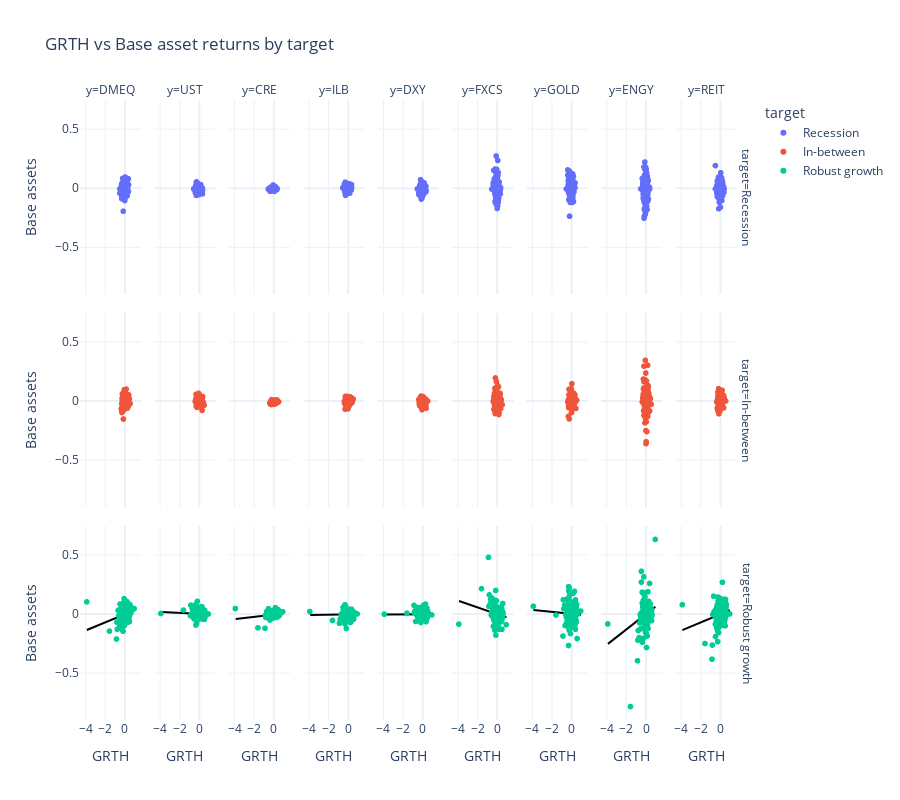

Notebook code for this chart:
### Markdown cell above
`GRTH` vs Base assets

### Code cell
fig = px.scatter(df_tidy,
                 title='GRTH vs Base asset returns by target',
                 labels=dict(mf_grth_rt="GRTH", base_asset_rt="Base assets", base_asset="y", facet_col_wrap=5),
                 x='mf_grth_rt',
                 y='base_asset_rt',
                 facet_row='target',
                 facet_col='base_asset',
                 color='target',
                 trendline='ols',
                 trendline_color_override='black',
                 marginal_x='violin',
                 marginal_y='box',
                 template='plotly_white',
                 height=800)
results = px.get_trendline_results(fig)
fig.show()

### Figure 1 — Plotly figure (JSON) as saved in the notebook; plotly's stock layout.template omitted (floating-point values rounded to 4 significant figures; data arrays with more than 128 entries replaced by an {"elided": "..."} marker saying what was removed)
{"data": [{"hovertemplate": "target=Recession<br>y=DMEQ<br>GRTH=%{x}<br>Base assets=%{y}<extra></extra>", "legendgroup": "Recession", "marker": {"color": "#636efa", "symbol": "circle"}, "mode": "markers", "name": "Recession", "showlegend": true, "type": "scattergl", "x": {"elided": "308 float values"}, "xaxis": "x19", "y": {"elided": "308 float values"}, "yaxis": "y19"}, {"hovertemplate": "<b>OLS trendline</b><br>base_asset_rt = 0.0582794 * mf_grth_rt + 0.00546024<br>R<sup>2</sup>=0.063302<br><br>target=Recession<br>y=DMEQ<br>GRTH=%{x}<br>Base assets=%{y} <b>(trend)</b><extra></extra>", "legendgroup": "Recession", "line": {"color": "black"}, "marker": {"color": "#636efa", "symbol": "circle"}, "mode": "lines", "name": "Recession", "showlegend": false, "type": "scatter", "x": {"elided": "308 float values"}, "xaxis": "x19", "y": {"elided": "308 float values"}, "yaxis": "y19"}, {"hovertemplate": "target=Recession<br>y=UST<br>GRTH=%{x}<br>Base assets=%{y}<extra></extra>", "legendgroup": "Recession", "marker": {"color": "#636efa", "symbol": "circle"}, "mode": "markers", "name": "Recession", "showlegend": false, "type": "scattergl", "x": {"elided": "308 float values"}, "xaxis": "x20", "y": {"elided": "308 float values"}, "yaxis": "y20"}, {"hovertemplate": "<b>OLS trendline</b><br>base_asset_rt = -0.018215 * mf_grth_rt + 0.000706483<br>R<sup>2</sup>=0.025636<br><br>target=Recession<br>y=UST<br>GRTH=%{x}<br>Base assets=%{y} <b>(trend)</b><extra></extra>", "legendgroup": "Recession", "line": {"color": "black"}, "marker": {"color": "#636efa", "symbol": "circle"}, "mode": "lines", "name": "Recession", "showlegend": false, "type": "scatter", "x": {"elided": "308 float values"}, "xaxis": "x20", "y": {"elided": "308 float values"}, "yaxis": "y20"}, {"hovertemplate": "target=Recession<br>y=CRE<br>GRTH=%{x}<br>Base assets=%{y}<extra></extra>", "legendgroup": "Recession", "marker": {"color": "#636efa", "symbol": "circle"}, "mode": "markers", "name": "Recession", "showlegend": false, "type": "scattergl", "x": {"elided": "308 float values"}, "xaxis": "x21", "y": {"elided": "308 float values"}, "yaxis": "y21"}, {"hovertemplate": "<b>OLS trendline</b><br>base_asset_rt = 0.00940945 * mf_grth_rt + -0.00231064<br>R<sup>2</sup>=0.033557<br><br>target=Recession<br>y=CRE<br>GRTH=%{x}<br>Base assets=%{y} <b>(trend)</b><extra></extra>", "legendgroup": "Recession", "line": {"color": "black"}, "marker": {"color": "#636efa", "symbol": "circle"}, "mode": "lines", "name": "Recession", "showlegend": false, "type": "scatter", "x": {"elided": "308 float values"}, "xaxis": "x21", "y": {"elided": "308 float values"}, "yaxis": "y21"}, {"hovertemplate": "target=Recession<br>y=ILB<br>GRTH=%{x}<br>Base assets=%{y}<extra></extra>", "legendgroup": "Recession", "marker": {"color": "#636efa", "symbol": "circle"}, "mode": "markers", "name": "Recession", "showlegend": false, "type": "scattergl", "x": {"elided": "308 float values"}, "xaxis": "x22", "y": {"elided": "308 float values"}, "yaxis": "y22"}, {"hovertemplate": "<b>OLS trendline</b><br>base_asset_rt = 0.00808784 * mf_grth_rt + -0.000518857<br>R<sup>2</sup>=0.006564<br><br>target=Recession<br>y=ILB<br>GRTH=%{x}<br>Base assets=%{y} <b>(trend)</b><extra></extra>", "legendgroup": "Recession", "line": {"color": "black"}, "marker": {"color": "#636efa", "symbol": "circle"}, "mode": "lines", "name": "Recession", "showlegend": false, "type": "scatter", "x": {"elided": "308 float values"}, "xaxis": "x22", "y": {"elided": "308 float values"}, "yaxis": "y22"}, {"hovertemplate": "target=Recession<br>y=DXY<br>GRTH=%{x}<br>Base assets=%{y}<extra></extra>", "legendgroup": "Recession", "marker": {"color": "#636efa", "symbol": "circle"}, "mode": "markers", "name": "Recession", "showlegend": false, "type": "scattergl", "x": {"elided": "308 float values"}, "xaxis": "x23", "y": {"elided": "308 float values"}, "yaxis": "y23"}, {"hovertemplate": "<b>OLS trendline</b><br>base_asset_rt = 0.0090087 * mf_grth_rt + -0.00254016<br>R<sup>2</sup>=0.003712<br><br>target=Recession<br>y=DXY<br>GRTH=%{x}<br>Base assets=%{y} <b>(trend)</b><extra></extra>", "legendgroup": "Recession", "line": {"color": "black"}, "marker": {"color": "#636efa", "symbol": "circle"}, "mode": "lines", "name": "Recession", "showlegend": false, "type": "scatter", "x": {"elided": "308 float values"}, "xaxis": "x23", "y": {"elided": "308 float values"}, "yaxis": "y23"}, {"hovertemplate": "target=Recession<br>y=FXCS<br>GRTH=%{x}<br>Base assets=%{y}<extra></extra>", "legendgroup": "Recession", "marker": {"color": "#636efa", "symbol": "circle"}, "mode": "markers", "name": "Recession", "showlegend": false, "type": "scattergl", "x": {"elided": "308 float values"}, "xaxis": "x24", "y": {"elided": "308 float values"}, "yaxis": "y24"}, {"hovertemplate": "<b>OLS trendline</b><br>base_asset_rt = -0.0429601 * mf_grth_rt + 0.00198273<br>R<sup>2</sup>=0.012915<br><br>target=Recession<br>y=FXCS<br>GRTH=%{x}<br>Base assets=%{y} <b>(trend)</b><extra></extra>", "legendgroup": "Recession", "line": {"color": "black"}, "marker": {"color": "#636efa", "symbol": "circle"}, "mode": "lines", "name": "Recession", "showlegend": false, "type": "scatter", "x": {"elided": "308 float values"}, "xaxis": "x24", "y": {"elided": "308 float values"}, "yaxis": "y24"}, {"hovertemplate": "target=Recession<br>y=GOLD<br>GRTH=%{x}<br>Base assets=%{y}<extra></extra>", "legendgroup": "Recession", "marker": {"color": "#636efa", "symbol": "circle"}, "mode": "markers", "name": "Recession", "showlegend": false, "type": "scattergl", "x": {"elided": "308 float values"}, "xaxis": "x25", "y": {"elided": "308 float values"}, "yaxis": "y25"}, {"hovertemplate": "<b>OLS trendline</b><br>base_asset_rt = -0.00659596 * mf_grth_rt + 0.000820428<br>R<sup>2</sup>=0.000448<br><br>target=Recession<br>y=GOLD<br>GRTH=%{x}<br>Base assets=%{y} <b>(trend)</b><extra></extra>", "legendgroup": "Recession", "line": {"color": "black"}, "marker": {"color": "#636efa", "symbol": "circle"}, "mode": "lines", "name": "Recession", "showlegend": false, "type": "scatter", "x": {"elided": "308 float values"}, "xaxis": "x25", "y": {"elided": "308 float values"}, "yaxis": "y25"}, {"hovertemplate": "target=Recession<br>y=ENGY<br>GRTH=%{x}<br>Base assets=%{y}<extra></extra>", "legendgroup": "Recession", "marker": {"color": "#636efa", "symbol": "circle"}, "mode": "markers", "name": "Recession", "showlegend": false, "type": "scattergl", "x": {"elided": "308 float values"}, "xaxis": "x26", "y": {"elided": "308 float values"}, "yaxis": "y26"}, {"hovertemplate": "<b>OLS trendline</b><br>base_asset_rt = 0.0249253 * mf_grth_rt + -0.00125315<br>R<sup>2</sup>=0.003126<br><br>target=Recession<br>y=ENGY<br>GRTH=%{x}<br>Base assets=%{y} <b>(trend)</b><extra></extra>", "legendgroup": "Recession", "line": {"color": "black"}, "marker": {"color": "#636efa", "symbol": "circle"}, "mode": "lines", "name": "Recession", "showlegend": false, "type": "scatter", "x": {"elided": "308 float values"}, "xaxis": "x26", "y": {"elided": "308 float values"}, "yaxis": "y26"}, {"hovertemplate": "target=Recession<br>y=REIT<br>GRTH=%{x}<br>Base assets=%{y}<extra></extra>", "legendgroup": "Recession", "marker": {"color": "#636efa", "symbol": "circle"}, "mode": "markers", "name": "Recession", "showlegend": false, "type": "scattergl", "x": {"elided": "308 float values"}, "xaxis": "x27", "y": {"elided": "308 float values"}, "yaxis": "y27"}, {"hovertemplate": "<b>OLS trendline</b><br>base_asset_rt = 0.00724862 * mf_grth_rt + 0.00768639<br>R<sup>2</sup>=0.000741<br><br>target=Recession<br>y=REIT<br>GRTH=%{x}<br>Base assets=%{y} <b>(trend)</b><extra></extra>", "legendgroup": "Recession", "line": {"color": "black"}, "marker": {"color": "#636efa", "symbol": "circle"}, "mode": "lines", "name": "Recession", "showlegend": false, "type": "scatter", "x": {"elided": "308 float values"}, "xaxis": "x27", "y": {"elided": "308 float values"}, "yaxis": "y27"}, {"hovertemplate": "target=In-between<br>y=DMEQ<br>GRTH=%{x}<br>Base assets=%{y}<extra></extra>", "legendgroup": "In-between", "marker": {"color": "#EF553B", "symbol": "circle"}, "mode": "markers", "name": "In-between", "showlegend": true, "type": "scattergl", "x": {"elided": "214 float values"}, "xaxis": "x10", "y": {"elided": "214 float values"}, "yaxis": "y10"}, {"hovertemplate": "<b>OLS trendline</b><br>base_asset_rt = 0.0588896 * mf_grth_rt + 0.00614647<br>R<sup>2</sup>=0.069820<br><br>target=In-between<br>y=DMEQ<br>GRTH=%{x}<br>Base assets=%{y} <b>(trend)</b><extra></extra>", "legendgroup": "In-between", "line": {"color": "black"}, "marker": {"color": "#EF553B", "symbol": "circle"}, "mode": "lines", "name": "In-between", "showlegend": false, "type": "scatter", "x": {"elided": "214 float values"}, "xaxis": "x10", "y": {"elided": "214 float values"}, "yaxis": "y10"}, {"hovertemplate": "target=In-between<br>y=UST<br>GRTH=%{x}<br>Base assets=%{y}<extra></extra>", "legendgroup": "In-between", "marker": {"color": "#EF553B", "symbol": "circle"}, "mode": "markers", "name": "In-between", "showlegend": false, "type": "scattergl", "x": {"elided": "214 float values"}, "xaxis": "x11", "y": {"elided": "214 float values"}, "yaxis": "y11"}, {"hovertemplate": "<b>OLS trendline</b><br>base_asset_rt = -0.0179498 * mf_grth_rt + 0.00222207<br>R<sup>2</sup>=0.020324<br><br>target=In-between<br>y=UST<br>GRTH=%{x}<br>Base assets=%{y} <b>(trend)</b><extra></extra>", "legendgroup": "In-between", "line": {"color": "black"}, "marker": {"color": "#EF553B", "symbol": "circle"}, "mode": "lines", "name": "In-between", "showlegend": false, "type": "scatter", "x": {"elided": "214 float values"}, "xaxis": "x11", "y": {"elided": "214 float values"}, "yaxis": "y11"}, {"hovertemplate": "target=In-between<br>y=CRE<br>GRTH=%{x}<br>Base assets=%{y}<extra></extra>", "legendgroup": "In-between", "marker": {"color": "#EF553B", "symbol": "circle"}, "mode": "markers", "name": "In-between", "showlegend": false, "type": "scattergl", "x": {"elided": "214 float values"}, "xaxis": "x12", "y": {"elided": "214 float values"}, "yaxis": "y12"}, {"hovertemplate": "<b>OLS trendline</b><br>base_asset_rt = 0.0147926 * mf_grth_rt + -0.00454071<br>R<sup>2</sup>=0.135635<br><br>target=In-between<br>y=CRE<br>GRTH=%{x}<br>Base assets=%{y} <b>(trend)</b><extra></extra>", "legendgroup": "In-between", "line": {"color": "black"}, "marker": {"color": "#EF553B", "symbol": "circle"}, "mode": "lines", "name": "In-between", "showlegend": false, "type": "scatter", "x": {"elided": "214 float values"}, "xaxis": "x12", "y": {"elided": "214 float values"}, "yaxis": "y12"}, {"hovertemplate": "target=In-between<br>y=ILB<br>GRTH=%{x}<br>Base assets=%{y}<extra></extra>", "legendgroup": "In-between", "marker": {"color": "#EF553B", "symbol": "circle"}, "mode": "markers", "name": "In-between", "showlegend": false, "type": "scattergl", "x": {"elided": "214 float values"}, "xaxis": "x13", "y": {"elided": "214 float values"}, "yaxis": "y13"}, {"hovertemplate": "<b>OLS trendline</b><br>base_asset_rt = 0.0176443 * mf_grth_rt + -0.00299437<br>R<sup>2</sup>=0.023099<br><br>target=In-between<br>y=ILB<br>GRTH=%{x}<br>Base assets=%{y} <b>(trend)</b><extra></extra>", "legendgroup": "In-between", "line": {"color": "black"}, "marker": {"color": "#EF553B", "symbol": "circle"}, "mode": "lines", "name": "In-between", "showlegend": false, "type": "scatter", "x": {"elided": "214 float values"}, "xaxis": "x13", "y": {"elided": "214 float values"}, "yaxis": "y13"}, {"hovertemplate": "target=In-between<br>y=DXY<br>GRTH=%{x}<br>Base assets=%{y}<extra></extra>", "legendgroup": "In-between", "marker": {"color": "#EF553B", "symbol": "circle"}, "mode": "markers", "name": "In-between", "showlegend": false, "type": "scattergl", "x": {"elided": "214 float values"}, "xaxis": "x14", "y": {"elided": "214 float values"}, "yaxis": "y14"}, {"hovertemplate": "<b>OLS trendline</b><br>base_asset_rt = 0.00140697 * mf_grth_rt + -0.00592094<br>R<sup>2</sup>=0.000140<br><br>target=In-between<br>y=DXY<br>GRTH=%{x}<br>Base assets=%{y} <b>(trend)</b><extra></extra>", "legendgroup": "In-between", "line": {"color": "black"}, "marker": {"color": "#EF553B", "symbol": "circle"}, "mode": "lines", "name": "In-between", "showlegend": false, "type": "scatter", "x": {"elided": "214 float values"}, "xaxis": "x14", "y": {"elided": "214 float values"}, "yaxis": "y14"}, {"hovertemplate": "target=In-between<br>y=FXCS<br>GRTH=%{x}<br>Base assets=%{y}<extra></extra>", "legendgroup": "In-between", "marker": {"color": "#EF553B", "symbol": "circle"}, "mode": "markers", "name": "In-between", "showlegend": false, "type": "scattergl", "x": {"elided": "214 float values"}, "xaxis": "x15", "y": {"elided": "214 float values"}, "yaxis": "y15"}, {"hovertemplate": "<b>OLS trendline</b><br>base_asset_rt = -0.0328072 * mf_grth_rt + -0.000448798<br>R<sup>2</sup>=0.014195<br><br>target=In-between<br>y=FXCS<br>GRTH=%{x}<br>Base assets=%{y} <b>(trend)</b><extra></extra>", "legendgroup": "In-between", "line": {"color": "black"}, "marker": {"color": "#EF553B", "symbol": "circle"}, "mode": "lines", "name": "In-between", "showlegend": false, "type": "scatter", "x": {"elided": "214 float values"}, "xaxis": "x15", "y": {"elided": "214 float values"}, "yaxis": "y15"}, {"hovertemplate": "target=In-between<br>y=GOLD<br>GRTH=%{x}<br>Base assets=%{y}<extra></extra>", "legendgroup": "In-between", "marker": {"color": "#EF553B", "symbol": "circle"}, "mode": "markers", "name": "In-between", "showlegend": false, "type": "scattergl", "x": {"elided": "214 float values"}, "xaxis": "x16", "y": {"elided": "214 float values"}, "yaxis": "y16"}, {"hovertemplate": "<b>OLS trendline</b><br>base_asset_rt = 0.0184017 * mf_grth_rt + 0.00140169<br>R<sup>2</sup>=0.007359<br><br>target=In-between<br>y=GOLD<br>GRTH=%{x}<br>Base assets=%{y} <b>(trend)</b><extra></extra>", "legendgroup": "In-between", "line": {"color": "black"}, "marker": {"color": "#EF553B", "symbol": "circle"}, "mode": "lines", "name": "In-between", "showlegend": false, "type": "scatter", "x": {"elided": "214 float values"}, "xaxis": "x16", "y": {"elided": "214 float values"}, "yaxis": "y16"}, {"hovertemplate": "target=In-between<br>y=ENGY<br>GRTH=%{x}<br>Base assets=%{y}<extra></extra>", "legendgroup": "In-between", "marker": {"color": "#EF553B", "symbol": "circle"}, "mode": "markers", "name": "In-between", "showlegend": false, "type": "scattergl", "x": {"elided": "214 float values"}, "xaxis": "x17", "y": {"elided": "214 float values"}, "yaxis": "y17"}, {"hovertemplate": "<b>OLS trendline</b><br>base_asset_rt = 0.00209301 * mf_grth_rt + 0.00306145<br>R<sup>2</sup>=0.000017<br><br>target=In-between<br>y=ENGY<br>GRTH=%{x}<br>Base assets=%{y} <b>(trend)</b><extra></extra>", "legendgroup": "In-between", "line": {"color": "black"}, "marker": {"color": "#EF553B", "symbol": "circle"}, "mode": "lines", "name": "In-between", "showlegend": false, "type": "scatter", "x": {"elided": "214 float values"}, "xaxis": "x17", "y": {"elided": "214 float values"}, "yaxis": "y17"}, {"hovertemplate": "target=In-between<br>y=REIT<br>GRTH=%{x}<br>Base assets=%{y}<extra></extra>", "legendgroup": "In-between", "marker": {"color": "#EF553B", "symbol": "circle"}, "mode": "markers", "name": "In-between", "showlegend": false, "type": "scattergl", "x": {"elided": "214 float values"}, "xaxis": "x18", "y": {"elided": "214 float values"}, "yaxis": "y18"}, {"hovertemplate": "<b>OLS trendline</b><br>base_asset_rt = 0.0334468 * mf_grth_rt + 0.00581853<br>R<sup>2</sup>=0.025904<br><br>target=In-between<br>y=REIT<br>GRTH=%{x}<br>Base assets=%{y} <b>(trend)</b><extra></extra>", "legendgroup": "In-between", "line": {"color": "black"}, "marker": {"color": "#EF553B", "symbol": "circle"}, "mode": "lines", "name": "In-between", "showlegend": false, "type": "scatter", "x": {"elided": "214 float values"}, "xaxis": "x18", "y": {"elided": "214 float values"}, "yaxis": "y18"}, {"hovertemplate": "target=Robust growth<br>y=DMEQ<br>GRTH=%{x}<br>Base assets=%{y}<extra></extra>", "legendgroup": "Robust growth", "marker": {"color": "#00cc96", "symbol": "circle"}, "mode": "markers", "name": "Robust growth", "showlegend": true, "type": "scattergl", "x": {"elided": "252 float values"}, "xaxis": "x", "y": {"elided": "252 float values"}, "yaxis": "y"}, {"hovertemplate": "<b>OLS trendline</b><br>base_asset_rt = 0.0344299 * mf_grth_rt + -0.00214982<br>R<sup>2</sup>=0.076480<br><br>target=Robust growth<br>y=DMEQ<br>GRTH=%{x}<br>Base assets=%{y} <b>(trend)</b><extra></extra>", "legendgroup": "Robust growth", "line": {"color": "black"}, "marker": {"color": "#00cc96", "symbol": "circle"}, "mode": "lines", "name": "Robust growth", "showlegend": false, "type": "scatter", "x": {"elided": "252 float values"}, "xaxis": "x", "y": {"elided": "252 float values"}, "yaxis": "y"}, {"hovertemplate": "target=Robust growth<br>y=UST<br>GRTH=%{x}<br>Base assets=%{y}<extra></extra>", "legendgroup": "Robust growth", "marker": {"color": "#00cc96", "symbol": "circle"}, "mode": "markers", "name": "Robust growth", "showlegend": false, "type": "scattergl", "x": {"elided": "252 float values"}, "xaxis": "x2", "y": {"elided": "252 float values"}, "yaxis": "y2"}, {"hovertemplate": "<b>OLS trendline</b><br>base_asset_rt = -0.00371589 * mf_grth_rt + 0.00117679<br>R<sup>2</sup>=0.003765<br><br>target=Robust growth<br>y=UST<br>GRTH=%{x}<br>Base assets=%{y} <b>(trend)</b><extra></extra>", "legendgroup": "Robust growth", "line": {"color": "black"}, "marker": {"color": "#00cc96", "symbol": "circle"}, "mode": "lines", "name": "Robust growth", "showlegend": false, "type": "scatter", "x": {"elided": "252 float values"}, "xaxis": "x2", "y": {"elided": "252 float values"}, "yaxis": "y2"}, {"hovertemplate": "target=Robust growth<br>y=CRE<br>GRTH=%{x}<br>Base assets=%{y}<extra></extra>", "legendgroup": "Robust growth", "marker": {"color": "#00cc96", "symbol": "circle"}, "mode": "markers", "name": "Robust growth", "showlegend": false, "type": "scattergl", "x": {"elided": "252 float values"}, "xaxis": "x3", "y": {"elided": "252 float values"}, "yaxis": "y3"}, {"hovertemplate": "<b>OLS trendline</b><br>base_asset_rt = 0.00950917 * mf_grth_rt + -0.00540057<br>R<sup>2</sup>=0.049452<br><br>target=Robust growth<br>y=CRE<br>GRTH=%{x}<br>Base assets=%{y} <b>(trend)</b><extra></extra>", "legendgroup": "Robust growth", "line": {"color": "black"}, "marker": {"color": "#00cc96", "symbol": "circle"}, "mode": "lines", "name": "Robust growth", "showlegend": false, "type": "scatter", "x": {"elided": "252 float values"}, "xaxis": "x3", "y": {"elided": "252 float values"}, "yaxis": "y3"}, {"hovertemplate": "target=Robust growth<br>y=ILB<br>GRTH=%{x}<br>Base assets=%{y}<extra></extra>", "legendgroup": "Robust growth", "marker": {"color": "#00cc96", "symbol": "circle"}, "mode": "markers", "name": "Robust growth", "showlegend": false, "type": "scattergl", "x": {"elided": "252 float values"}, "xaxis": "x4", "y": {"elided": "252 float values"}, "yaxis": "y4"}, {"hovertemplate": "<b>OLS trendline</b><br>base_asset_rt = 0.00135978 * mf_grth_rt + -0.00333523<br>R<sup>2</sup>=0.000522<br><br>target=Robust growth<br>y=ILB<br>GRTH=%{x}<br>Base assets=%{y} <b>(trend)</b><extra></extra>", "legendgroup": "Robust growth", "line": {"color": "black"}, "marker": {"color": "#00cc96", "symbol": "circle"}, "mode": "lines", "name": "Robust growth", "showlegend": false, "type": "scatter", "x": {"elided": "252 float values"}, "xaxis": "x4", "y": {"elided": "252 float values"}, "yaxis": "y4"}, {"hovertemplate": "target=Robust growth<br>y=DXY<br>GRTH=%{x}<br>Base assets=%{y}<extra></extra>", "legendgroup": "Robust growth", "marker": {"color": "#00cc96", "symbol": "circle"}, "mode": "markers", "name": "Robust growth", "showlegend": false, "type": "scattergl", "x": {"elided": "252 float values"}, "xaxis": "x5", "y": {"elided": "252 float values"}, "yaxis": "y5"}, {"hovertemplate": "<b>OLS trendline</b><br>base_asset_rt = 0.000170413 * mf_grth_rt + -0.00354764<br>R<sup>2</sup>=0.000010<br><br>target=Robust growth<br>y=DXY<br>GRTH=%{x}<br>Base assets=%{y} <b>(trend)</b><extra></extra>", "legendgroup": "Robust growth", "line": {"color": "black"}, "marker": {"color": "#00cc96", "symbol": "circle"}, "mode": "lines", "name": "Robust growth", "showlegend": false, "type": "scatter", "x": {"elided": "252 float values"}, "xaxis": "x5", "y": {"elided": "252 float values"}, "yaxis": "y5"}, {"hovertemplate": "target=Robust growth<br>y=FXCS<br>GRTH=%{x}<br>Base assets=%{y}<extra></extra>", "legendgroup": "Robust growth", "marker": {"color": "#00cc96", "symbol": "circle"}, "mode": "markers", "name": "Robust growth", "showlegend": false, "type": "scattergl", "x": {"elided": "252 float values"}, "xaxis": "x6", "y": {"elided": "252 float values"}, "yaxis": "y6"}, {"hovertemplate": "<b>OLS trendline</b><br>base_asset_rt = -0.0286477 * mf_grth_rt + -0.001611<br>R<sup>2</sup>=0.042720<br><br>target=Robust growth<br>y=FXCS<br>GRTH=%{x}<br>Base assets=%{y} <b>(trend)</b><extra></extra>", "legendgroup": "Robust growth", "line": {"color": "black"}, "marker": {"color": "#00cc96", "symbol": "circle"}, "mode": "lines", "name": "Robust growth", "showlegend": false, "type": "scatter", "x": {"elided": "252 float values"}, "xaxis": "x6", "y": {"elided": "252 float values"}, "yaxis": "y6"}, {"hovertemplate": "target=Robust growth<br>y=GOLD<br>GRTH=%{x}<br>Base assets=%{y}<extra></extra>", "legendgroup": "Robust growth", "marker": {"color": "#00cc96", "symbol": "circle"}, "mode": "markers", "name": "Robust growth", "showlegend": false, "type": "scattergl", "x": {"elided": "252 float values"}, "xaxis": "x7", "y": {"elided": "252 float values"}, "yaxis": "y7"}, {"hovertemplate": "<b>OLS trendline</b><br>base_asset_rt = -0.00845847 * mf_grth_rt + 0.00151776<br>R<sup>2</sup>=0.003367<br><br>target=Robust growth<br>y=GOLD<br>GRTH=%{x}<br>Base assets=%{y} <b>(trend)</b><extra></extra>", "legendgroup": "Robust growth", "line": {"color": "black"}, "marker": {"color": "#00cc96", "symbol": "circle"}, "mode": "lines", "name": "Robust growth", "showlegend": false, "type": "scatter", "x": {"elided": "252 float values"}, "xaxis": "x7", "y": {"elided": "252 float values"}, "yaxis": "y7"}, {"hovertemplate": "target=Robust growth<br>y=ENGY<br>GRTH=%{x}<br>Base assets=%{y}<extra></extra>", "legendgroup": "Robust growth", "marker": {"color": "#00cc96", "symbol": "circle"}, "mode": "markers", "name": "Robust growth", "showlegend": false, "type": "scattergl", "x": {"elided": "252 float values"}, "xaxis": "x8", "y": {"elided": "252 float values"}, "yaxis": "y8"}, {"hovertemplate": "<b>OLS trendline</b><br>base_asset_rt = 0.0649612 * mf_grth_rt + -0.00085036<br>R<sup>2</sup>=0.069938<br><br>target=Robust growth<br>y=ENGY<br>GRTH=%{x}<br>Base assets=%{y} <b>(trend)</b><extra></extra>", "legendgroup": "Robust growth", "line": {"color": "black"}, "marker": {"color": "#00cc96", "symbol": "circle"}, "mode": "lines", "name": "Robust growth", "showlegend": false, "type": "scatter", "x": {"elided": "252 float values"}, "xaxis": "x8", "y": {"elided": "252 float values"}, "yaxis": "y8"}, {"hovertemplate": "target=Robust growth<br>y=REIT<br>GRTH=%{x}<br>Base assets=%{y}<extra></extra>", "legendgroup": "Robust growth", "marker": {"color": "#00cc96", "symbol": "circle"}, "mode": "markers", "name": "Robust growth", "showlegend": false, "type": "scattergl", "x": {"elided": "252 float values"}, "xaxis": "x9", "y": {"elided": "252 float values"}, "yaxis": "y9"}, {"hovertemplate": "<b>OLS trendline</b><br>base_asset_rt = 0.0349651 * mf_grth_rt + -0.00144858<br>R<sup>2</sup>=0.051845<br><br>target=Robust growth<br>y=REIT<br>GRTH=%{x}<br>Base assets=%{y} <b>(trend)</b><extra></extra>", "legendgroup": "Robust growth", "line": {"color": "black"}, "marker": {"color": "#00cc96", "symbol": "circle"}, "mode": "lines", "name": "Robust growth", "showlegend": false, "type": "scatter", "x": {"elided": "252 float values"}, "xaxis": "x9", "y": {"elided": "252 float values"}, "yaxis": "y9"}], "layout": {"annotations": [{"font": {}, "showarrow": false, "text": "y=DMEQ", "x": 0.04556, "xanchor": "center", "xref": "paper", "y": 1.0, "yanchor": "bottom", "yref": "paper"}, {"font": {}, "showarrow": false, "text": "y=UST", "x": 0.1567, "xanchor": "center", "xref": "paper", "y": 1.0, "yanchor": "bottom", "yref": "paper"}, {"font": {}, "showarrow": false, "text": "y=CRE", "x": 0.2678, "xanchor": "center", "xref": "paper", "y": 1.0, "yanchor": "bottom", "yref": "paper"}, {"font": {}, "showarrow": false, "text": "y=ILB", "x": 0.3789, "xanchor": "center", "xref": "paper", "y": 1.0, "yanchor": "bottom", "yref": "paper"}, {"font": {}, "showarrow": false, "text": "y=DXY", "x": 0.49, "xanchor": "center", "xref": "paper", "y": 1.0, "yanchor": "bottom", "yref": "paper"}, {"font": {}, "showarrow": false, "text": "y=FXCS", "x": 0.6011, "xanchor": "center", "xref": "paper", "y": 1.0, "yanchor": "bottom", "yref": "paper"}, {"font": {}, "showarrow": false, "text": "y=GOLD", "x": 0.7122, "xanchor": "center", "xref": "paper", "y": 1.0, "yanchor": "bottom", "yref": "paper"}, {"font": {}, "showarrow": false, "text": "y=ENGY", "x": 0.8233, "xanchor": "center", "xref": "paper", "y": 1.0, "yanchor": "bottom", "yref": "paper"}, {"font": {}, "showarrow": false, "text": "y=REIT", "x": 0.9344, "xanchor": "center", "xref": "paper", "y": 1.0, "yanchor": "bottom", "yref": "paper"}, {"font": {}, "showarrow": false, "text": "target=Robust growth", "textangle": 90, "x": 0.98, "xanchor": "left", "xref": "paper", "y": 0.1567, "yanchor": "middle", "yref": "paper"}, {"font": {}, "showarrow": false, "text": "target=In-between", "textangle": 90, "x": 0.98, "xanchor": "left", "xref": "paper", "y": 0.5, "yanchor": "middle", "yref": "paper"}, {"font": {}, "showarrow": false, "text": "target=Recession", "textangle": 90, "x": 0.98, "xanchor": "left", "xref": "paper", "y": 0.8433, "yanchor": "middle", "yref": "paper"}], "height": 800, "legend": {"title": {"text": "target"}, "tracegroupgap": 0}, "title": {"text": "GRTH vs Base asset returns by target"}, "xaxis": {"anchor": "y", "domain": [0, 0.09111], "title": {"text": "GRTH"}}, "xaxis10": {"anchor": "y10", "domain": [0, 0.09111], "matches": "x", "showticklabels": false}, "xaxis11": {"anchor": "y11", "domain": [0.1111, 0.2022], "matches": "x", "showticklabels": false}, "xaxis12": {"anchor": "y12", "domain": [0.2222, 0.3133], "matches": "x", "showticklabels": false}, "xaxis13": {"anchor": "y13", "domain": [0.3333, 0.4244], "matches": "x", "showticklabels": false}, "xaxis14": {"anchor": "y14", "domain": [0.4444, 0.5356], "matches": "x", "showticklabels": false}, "xaxis15": {"anchor": "y15", "domain": [0.5556, 0.6467], "matches": "x", "showticklabels": false}, "xaxis16": {"anchor": "y16", "domain": [0.6667, 0.7578], "matches": "x", "showticklabels": false}, "xaxis17": {"anchor": "y17", "domain": [0.7778, 0.8689], "matches": "x", "showticklabels": false}, "xaxis18": {"anchor": "y18", "domain": [0.8889, 0.98], "matches": "x", "showticklabels": false}, "xaxis19": {"anchor": "y19", "domain": [0, 0.09111], "matches": "x", "showticklabels": false}, "xaxis2": {"anchor": "y2", "domain": [0.1111, 0.2022], "matches": "x", "title": {"text": "GRTH"}}, "xaxis20": {"anchor": "y20", "domain": [0.1111, 0.2022], "matches": "x", "showticklabels": false}, "xaxis21": {"anchor": "y21", "domain": [0.2222, 0.3133], "matches": "x", "showticklabels": false}, "xaxis22": {"anchor": "y22", "domain": [0.3333, 0.4244], "matches": "x", "showticklabels": false}, "xaxis23": {"anchor": "y23", "domain": [0.4444, 0.5356], "matches": "x", "showticklabels": false}, "xaxis24": {"anchor": "y24", "domain": [0.5556, 0.6467], "matches": "x", "showticklabels": false}, "xaxis25": {"anchor": "y25", "domain": [0.6667, 0.7578], "matches": "x", "showticklabels": false}, "xaxis26": {"anchor": "y26", "domain": [0.7778, 0.8689], "matches": "x", "showticklabels": false}, "xaxis27": {"anchor": "y27", "domain": [0.8889, 0.98], "matches": "x", "showticklabels": false}, "xaxis3": {"anchor": "y3", "domain": [0.2222, 0.3133], "matches": "x", "title": {"text": "GRTH"}}, "xaxis4": {"anchor": "y4", "domain": [0.3333, 0.4244], "matches": "x", "title": {"text": "GRTH"}}, "xaxis5": {"anchor": "y5", "domain": [0.4444, 0.5356], "matches": "x", "title": {"text": "GRTH"}}, "xaxis6": {"anchor": "y6", "domain": [0.5556, 0.6467], "matches": "x", "title": {"text": "GRTH"}}, "xaxis7": {"anchor": "y7", "domain": [0.6667, 0.7578], "matches": "x", "title": {"text": "GRTH"}}, "xaxis8": {"anchor": "y8", "domain": [0.7778, 0.8689], "matches": "x", "title": {"text": "GRTH"}}, "xaxis9": {"anchor": "y9", "domain": [0.8889, 0.98], "matches": "x", "title": {"text": "GRTH"}}, "yaxis": {"anchor": "x", "domain": [0, 0.3133], "title": {"text": "Base assets"}}, "yaxis10": {"anchor": "x10", "domain": [0.3433, 0.6567], "matches": "y", "title": {"text": "Base assets"}}, "yaxis11": {"anchor": "x11", "domain": [0.3433, 0.6567], "matches": "y", "showticklabels": false}, "yaxis12": {"anchor": "x12", "domain": [0.3433, 0.6567], "matches": "y", "showticklabels": false}, "yaxis13": {"anchor": "x13", "domain": [0.3433, 0.6567], "matches": "y", "showticklabels": false}, "yaxis14": {"anchor": "x14", "domain": [0.3433, 0.6567], "matches": "y", "showticklabels": false}, "yaxis15": {"anchor": "x15", "domain": [0.3433, 0.6567], "matches": "y", "showticklabels": false}, "yaxis16": {"anchor": "x16", "domain": [0.3433, 0.6567], "matches": "y", "showticklabels": false}, "yaxis17": {"anchor": "x17", "domain": [0.3433, 0.6567], "matches": "y", "showticklabels": false}, "yaxis18": {"anchor": "x18", "domain": [0.3433, 0.6567], "matches": "y", "showticklabels": false}, "yaxis19": {"anchor": "x19", "domain": [0.6867, 1.0], "matches": "y", "title": {"text": "Base assets"}}, "yaxis2": {"anchor": "x2", "domain": [0, 0.3133], "matches": "y", "showticklabels": false}, "yaxis20": {"anchor": "x20", "domain": [0.6867, 1.0], "matches": "y", "showticklabels": false}, "yaxis21": {"anchor": "x21", "domain": [0.6867, 1.0], "matches": "y", "showticklabels": false}, "yaxis22": {"anchor": "x22", "domain": [0.6867, 1.0], "matches": "y", "showticklabels": false}, "yaxis23": {"anchor": "x23", "domain": [0.6867, 1.0], "matches": "y", "showticklabels": false}, "yaxis24": {"anchor": "x24", "domain": [0.6867, 1.0], "matches": "y", "showticklabels": false}, "yaxis25": {"anchor": "x25", "domain": [0.6867, 1.0], "matches": "y", "showticklabels": false}, "yaxis26": {"anchor": "x26", "domain": [0.6867, 1.0], "matches": "y", "showticklabels": false}, "yaxis27": {"anchor": "x27", "domain": [0.6867, 1.0], "matches": "y", "showticklabels": false}, "yaxis3": {"anchor": "x3", "domain": [0, 0.3133], "matches": "y", "showticklabels": false}, "yaxis4": {"anchor": "x4", "domain": [0, 0.3133], "matches": "y", "showticklabels": false}, "yaxis5": {"anchor": "x5", "domain": [0, 0.3133], "matches": "y", "showticklabels": false}, "yaxis6": {"anchor": "x6", "domain": [0, 0.3133], "matches": "y", "showticklabels": false}, "yaxis7": {"anchor": "x7", "domain": [0, 0.3133], "matches": "y", "showticklabels": false}, "yaxis8": {"anchor": "x8", "domain": [0, 0.3133], "matches": "y", "showticklabels": false}, "yaxis9": {"anchor": "x9", "domain": [0, 0.3133], "matches": "y", "showticklabels": false}}}
